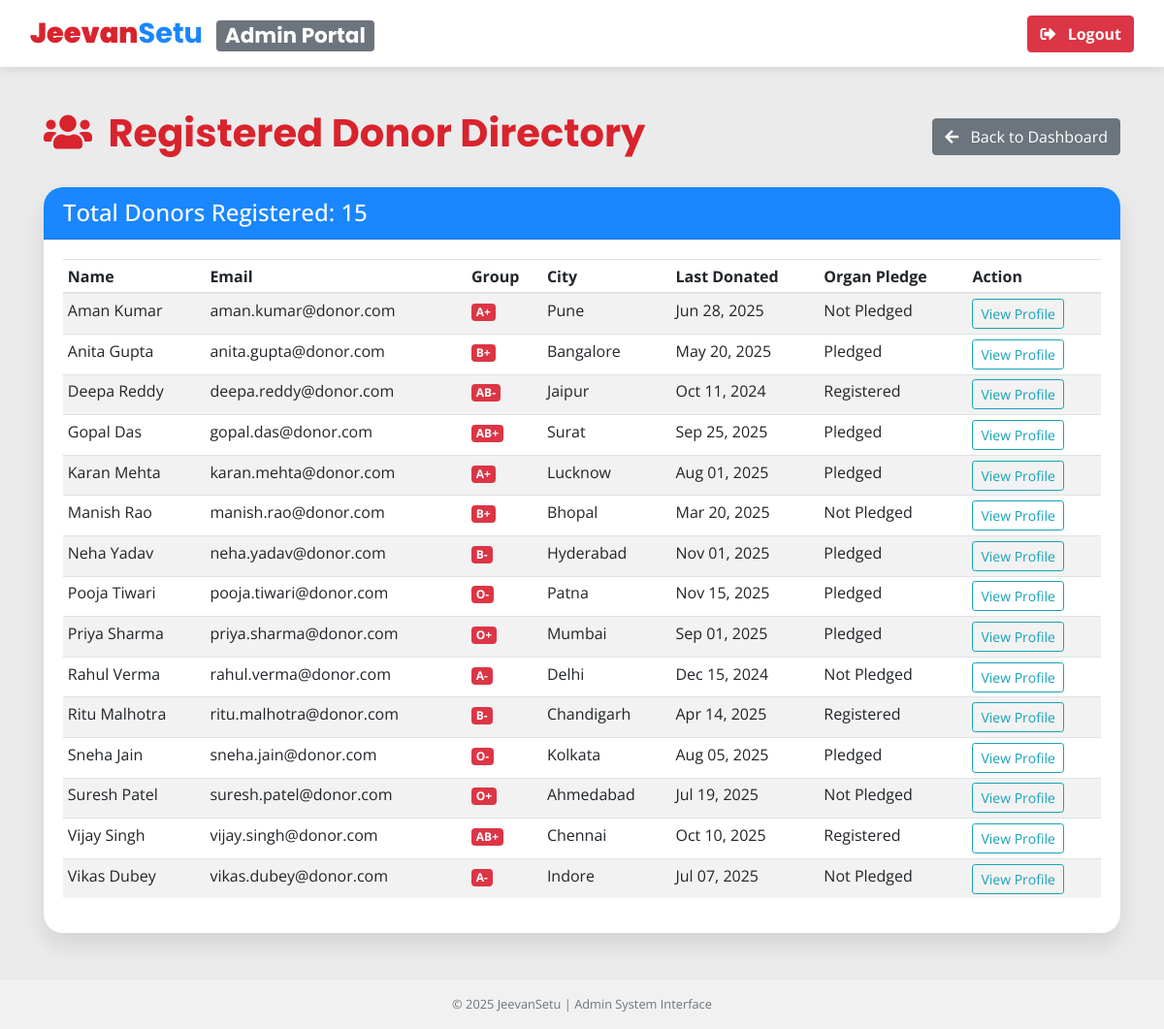
Page /views/user_dashboards/admin_donor_list.php (signed in) on the committed database.
### tables this page shows
CREATE TABLE `donors` (
  `donor_id` int(11) NOT NULL,
  `full_name` varchar(100) NOT NULL,
  `blood_group` enum('A+','A-','B+','B-','AB+','AB-','O+','O-') NOT NULL,
  `gender` enum('Male','Female','Other') NOT NULL,
  `date_of_birth` date NOT NULL,
  `phone_number` varchar(15) DEFAULT NULL,
  `address_line_1` varchar(255) DEFAULT NULL,
  `city` varchar(50) NOT NULL,
  `pincode` varchar(10) NOT NULL,
  `last_donation_date` date DEFAULT NULL,
  `is_available` tinyint(1) DEFAULT 0,
  `organ_pledge_status` enum('Pledged','Not Pledged','Registered') DEFAULT 'Not Pledged'
);

CREATE TABLE `users` (
  `user_id` int(11) NOT NULL,
  `email` varchar(100) NOT NULL,
  `password_hash` varchar(50) NOT NULL,
  `user_type` enum('donor','hospital','blood_bank','admin') NOT NULL,
  `status` enum('active','inactive','suspended') DEFAULT 'active',
  `created_at` timestamp NOT NULL DEFAULT current_timestamp()
);

### views/user_dashboards/admin_donor_list.php (the view, shortened to what this page needs)
<?php
include '../templates/dashboard_header.php';
$sql = "SELECT
    d.donor_id, d.full_name, d.blood_group, d.city, d.last_donation_date, d.organ_pledge_status,
    u.user_id, u.email
FROM donors d
JOIN users u ON d.donor_id = u.user_id
ORDER BY d.full_name ASC";
$donorList = $conn->query($sql)->fetch_all(MYSQLI_ASSOC);
?>
<div class="container py-5">
    <div class="d-flex justify-content-between align-items-center mb-4">
        <h1 class="font-weight-bold" style="color: var(--primary-red);"><i class="fas fa-users mr-2"></i> Registered Donor Directory</h1>
        <a href="admin_dashboard.php" class="btn btn-secondary">
             <i class="fas fa-arrow-left mr-2"></i> Back to Dashboard
        </a>
    </div>
    <div class="card themed-card p-0">
        <div class="card-header table-header-admin">
            <h4 class="mb-0 text-white">Total Donors Registered: <?php echo count($donorList); ?></h4>
        </div>
        <div class="card-body">
            <?php if (!empty($donorList)): ?>
            <div class="table-responsive">
                <table class="table table-striped table-hover table-sm">
                    <thead>
                        <tr>
                            <th>Name</th>
                            <th>Email</th>
                            <th>Group</th>
                            <th>City</th>
                            <th>Last Donated</th>
                            <th>Organ Pledge</th>
                            <th>Action</th>
                        </tr>
                    </thead>
                    <tbody>
                        <?php foreach ($donorList as $donor): ?>
                        <tr>
                            <td><?php echo htmlspecialchars($donor['full_name']); ?></td>
                            <td><?php echo htmlspecialchars($donor['email']); ?></td>
                            <td><span class="badge badge-danger"><?php echo htmlspecialchars($donor['blood_group']); ?></span></td>
                            <td><?php echo htmlspecialchars($donor['city'] ?? 'N/A'); ?></td>
                            <td><?php echo $donor['last_donation_date'] ? date('M d, Y', strtotime($donor['last_donation_date'])) : 'N/A'; ?></td>
                            <td><?php echo htmlspecialchars($donor['organ_pledge_status']); ?></td>
                            <td>
                                <a href="admin_donor_profile.php?donor_id=<?php echo $donor['user_id']; ?>" class="btn btn-sm btn-outline-info profile-link-btn">
                                    View Profile
                                </a>
                            </td>
                        </tr>
                        <?php endforeach; ?>
                    </tbody>
                </table>
            </div>
            <?php else: ?>
                <div class="alert alert-warning text-center mb-0">
                    No donor records found in the database.
                </div>
            <?php endif; ?>
        </div>
    </div>
</div>
<?php
include '../templates/dashboard_footer.php';
?>

### views/templates/dashboard_header.php (shortened to what this page needs)
<?php
$user_type_display = ucfirst(str_replace('_', ' ', $_SESSION['user_type']));
?>
<!DOCTYPE html>
<html lang="en">
<head>
    <link rel="stylesheet" href="https://stackpath.bootstrapcdn.com/bootstrap/4.5.2/css/bootstrap.min.css">
    <link rel="stylesheet" href="../../assets/css/main.css">
    <link rel="stylesheet" href="https://cdnjs.cloudflare.com/ajax/libs/font-awesome/5.15.4/css/all.min.css">
</head>
<body>
    <nav class="navbar navbar-expand-lg navbar-light fixed-top bg-white dashboard-navbar">
        <div class="container-fluid">
            <a class="navbar-brand" href="<?php echo BASE_URL; ?>views/user_dashboards/<?php echo $_SESSION['user_type']; ?>_dashboard.php">
                <span style="color: var(--primary-red); font-weight:900;">Jeevan</span><span style="color: var(--primary-blue);">Setu</span>
                <span class="badge badge-secondary ml-2"><?php echo $user_type_display; ?> Portal</span>
            </a>
            <div class="collapse navbar-collapse" id="dashboardNav">
                <ul class="navbar-nav ml-auto">
                    <li class="nav-item">
                        <a class="btn btn-danger text-white font-weight-bold" href="<?php echo BASE_URL; ?>handlers/logout_process.php">
                            <i class="fas fa-sign-out-alt mr-2"></i> Logout
                        </a>
                    </li>
                </ul>
            </div>
        </div>
    </nav>

### views/templates/dashboard_footer.php (shortened to what this page needs)
    <footer class="py-3 mt-auto" style="background-color: #f1f1f1;">
        <div class="container text-center">
            <p class="text-muted small mb-0">&copy; <?php echo date('Y'); ?> JeevanSetu | <?php echo $user_type_display; ?> System Interface</p>
        </div>
    </footer>
</body>
</html>

### assets/css/main.css (style rules this page uses)
:root { --primary-red: #D9232D; --primary-blue: #1A86FF; --accent-gold: #FFC107; --light-bg: #EBEBEB; --dark-text: #212529; --card-shadow: 0 12px 25px rgba(0, 0, 0, 0.1); }
body { font-family: 'Open Sans', sans-serif; padding-top: 70px; background-color: var(--light-bg); }
h1, h2, h3, .navbar-brand { font-family: 'Poppins', sans-serif; font-weight: 700; }
.navbar-brand { font-size: 1.8rem; }
.themed-card { border: none; border-radius: 20px; box-shadow: var(--card-shadow); transition: transform 0.4s cubic-bezier(0.25, 0.8, 0.25, 1), box-shadow 0.4s cubic-bezier(0.25, 0.8, 0.25, 1); perspective: 1000px; background-color: white; overflow: hidden; }

### views/templates/dashboard_header.php (style rules this page uses)
body { padding-top: 65px; background-color: var(--light-bg); }
.dashboard-navbar { box-shadow: 0 2px 10px rgba(0, 0, 0, 0.1); }

### views/user_dashboards/admin_donor_list.php (style rules this page uses)
.table-header-admin { background-color: var(--primary-blue); color: white; }
.profile-link-btn { transition: background-color 0.3s ease; }

### rows in the picture
donors: full_name "Aman Kumar", donor_id.email "aman.kumar@donor.com", blood_group "A+", city "Pune", last_donation_date "Jun 28, 2025", organ_pledge_status "Not Pledged"
donors: full_name "Anita Gupta", donor_id.email "anita.gupta@donor.com", blood_group "B+", city "Bangalore", last_donation_date "May 20, 2025", organ_pledge_status "Pledged"
donors: full_name "Deepa Reddy", donor_id.email "deepa.reddy@donor.com", blood_group "AB-", city "Jaipur", last_donation_date "Oct 11, 2024", organ_pledge_status "Registered"
donors: full_name "Gopal Das", donor_id.email "gopal.das@donor.com", blood_group "AB+", city "Surat", last_donation_date "Sep 25, 2025", organ_pledge_status "Pledged"
donors: full_name "Karan Mehta", donor_id.email "karan.mehta@donor.com", blood_group "A+", city "Lucknow", last_donation_date "Aug 01, 2025", organ_pledge_status "Pledged"
donors: full_name "Manish Rao", donor_id.email "manish.rao@donor.com", blood_group "B+", city "Bhopal", last_donation_date "Mar 20, 2025", organ_pledge_status "Not Pledged"
donors: full_name "Neha Yadav", donor_id.email "neha.yadav@donor.com", blood_group "B-", city "Hyderabad", last_donation_date "Nov 01, 2025", organ_pledge_status "Pledged"
donors: full_name "Pooja Tiwari", donor_id.email "pooja.tiwari@donor.com", blood_group "O-", city "Patna", last_donation_date "Nov 15, 2025", organ_pledge_status "Pledged"
donors: full_name "Priya Sharma", donor_id.email "priya.sharma@donor.com", blood_group "O+", city "Mumbai", last_donation_date "Sep 01, 2025", organ_pledge_status "Pledged"
donors: full_name "Rahul Verma", donor_id.email "rahul.verma@donor.com", blood_group "A-", city "Delhi", last_donation_date "Dec 15, 2024", organ_pledge_status "Not Pledged"
donors: full_name "Ritu Malhotra", donor_id.email "ritu.malhotra@donor.com", blood_group "B-", city "Chandigarh", last_donation_date "Apr 14, 2025", organ_pledge_status "Registered"
donors: full_name "Sneha Jain", donor_id.email "sneha.jain@donor.com", blood_group "O-", city "Kolkata", last_donation_date "Aug 05, 2025", organ_pledge_status "Pledged"
donors: full_name "Suresh Patel", donor_id.email "suresh.patel@donor.com", blood_group "O+", city "Ahmedabad", last_donation_date "Jul 19, 2025", organ_pledge_status "Not Pledged"
donors: full_name "Vijay Singh", donor_id.email "vijay.singh@donor.com", blood_group "AB+", city "Chennai", last_donation_date "Oct 10, 2025", organ_pledge_status "Registered"
donors: full_name "Vikas Dubey", donor_id.email "vikas.dubey@donor.com", blood_group "A-", city "Indore", last_donation_date "Jul 07, 2025", organ_pledge_status "Not Pledged"

### other values in the picture
$user_type_display "Admin"
count($donorList) "15"
